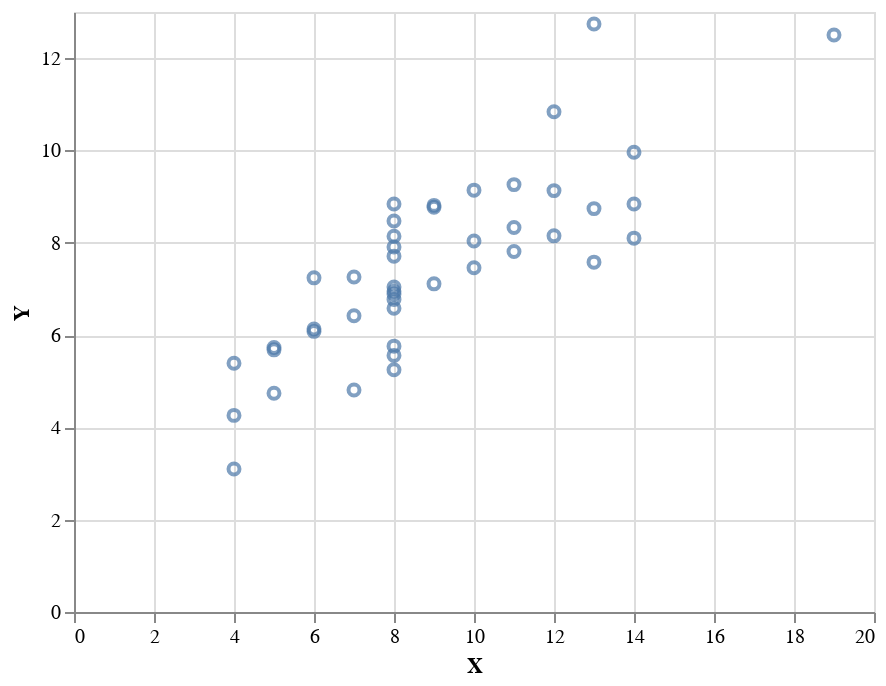

This figure's notebook cell:
### Code cell
alt.Chart(dataset).mark_point().encode(
    x='X',
    y='Y'
)

### Figure 1 — Vega-Lite specification as saved in the notebook (floating-point values rounded to 4 significant figures)
{"config": {"view": {"continuousWidth": 400, "continuousHeight": 300}}, "data": {"name": "data-3d23a3381c61efd5a9c7a8abc82c6d65"}, "mark": "point", "encoding": {"x": {"type": "quantitative", "field": "X"}, "y": {"type": "quantitative", "field": "Y"}}, "$schema": "https://vega.github.io/schema/vega-lite/v4.8.1.json", "datasets": {"data-3d23a3381c61efd5a9c7a8abc82c6d65": [{"Series": "I", "X": 10, "Y": 8.04}, {"Series": "I", "X": 8, "Y": 6.95}, {"Series": "I", "X": 13, "Y": 7.58}, {"Series": "I", "X": 9, "Y": 8.81}, {"Series": "I", "X": 11, "Y": 8.33}, {"Series": "I", "X": 14, "Y": 9.96}, {"Series": "I", "X": 6, "Y": 7.24}, {"Series": "I", "X": 4, "Y": 4.26}, {"Series": "I", "X": 12, "Y": 10.84}, {"Series": "I", "X": 7, "Y": 4.81}, {"Series": "I", "X": 5, "Y": 5.68}, {"Series": "II", "X": 10, "Y": 9.14}, {"Series": "II", "X": 8, "Y": 8.14}, {"Series": "II", "X": 13, "Y": 8.74}, {"Series": "II", "X": 9, "Y": 8.77}, {"Series": "II", "X": 11, "Y": 9.26}, {"Series": "II", "X": 14, "Y": 8.1}, {"Series": "II", "X": 6, "Y": 6.13}, {"Series": "II", "X": 4, "Y": 3.1}, {"Series": "II", "X": 12, "Y": 9.13}, {"Series": "II", "X": 7, "Y": 7.26}, {"Series": "II", "X": 5, "Y": 4.74}, {"Series": "III", "X": 10, "Y": 7.46}, {"Series": "III", "X": 8, "Y": 6.77}, {"Series": "III", "X": 13, "Y": 12.74}, {"Series": "III", "X": 9, "Y": 7.11}, {"Series": "III", "X": 11, "Y": 7.81}, {"Series": "III", "X": 14, "Y": 8.84}, {"Series": "III", "X": 6, "Y": 6.08}, {"Series": "III", "X": 4, "Y": 5.39}, {"Series": "III", "X": 12, "Y": 8.15}, {"Series": "III", "X": 7, "Y": 6.42}, {"Series": "III", "X": 5, "Y": 5.73}, {"Series": "IV", "X": 8, "Y": 6.58}, {"Series": "IV", "X": 8, "Y": 5.76}, {"Series": "IV", "X": 8, "Y": 7.71}, {"Series": "IV", "X": 8, "Y": 8.84}, {"Series": "IV", "X": 8, "Y": 8.47}, {"Series": "IV", "X": 8, "Y": 7.04}, {"Series": "IV", "X": 8, "Y": 5.25}, {"Series": "IV", "X": 19, "Y": 12.5}, {"Series": "IV", "X": 8, "Y": 5.56}, {"Series": "IV", "X": 8, "Y": 7.91}, {"Series": "IV", "X": 8, "Y": 6.89}]}}
